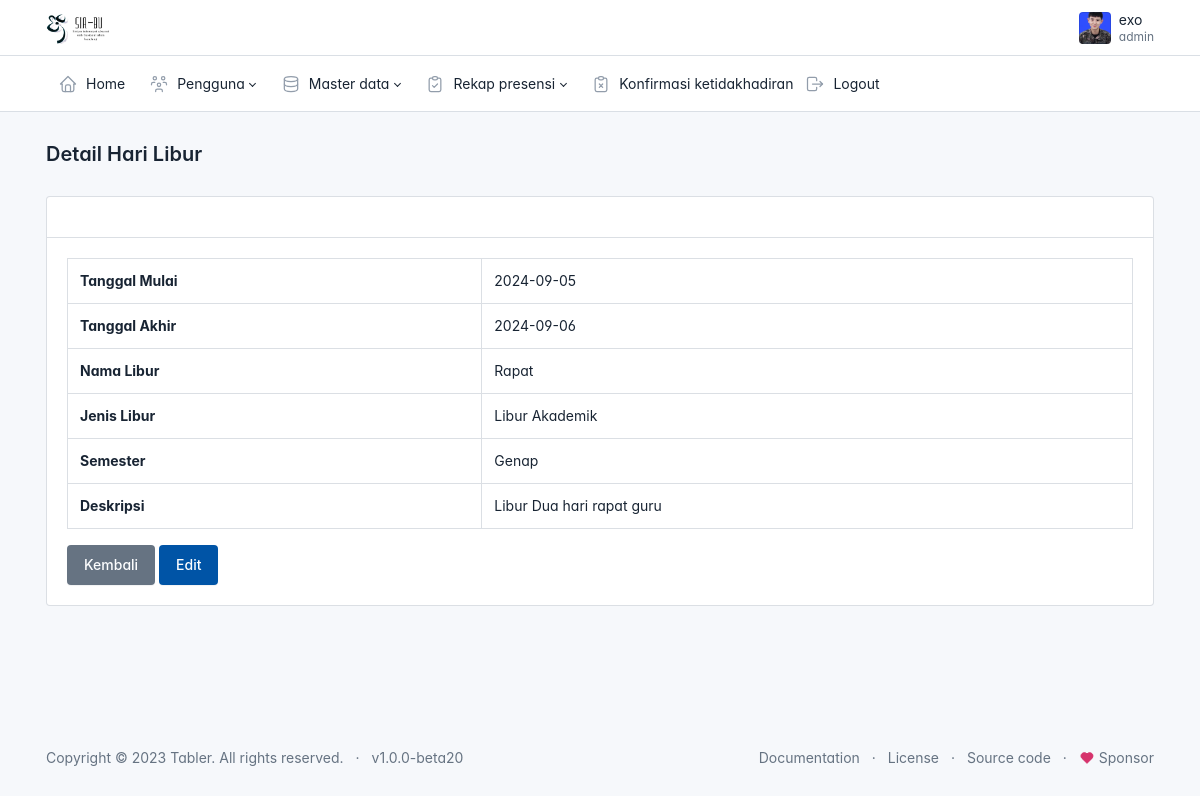
Screenshot of /admin/data_harilibur/detail.php?id=3 (signed in) with the database file from the repository.
### tables this page shows
CREATE TABLE `hari_libur` (
  `id` int(11) NOT NULL,
  `tanggal_mulai` date NOT NULL,
  `tanggal_akhir` date NOT NULL,
  `nama_libur` varchar(255) NOT NULL,
  `jenis_libur` varchar(100) DEFAULT NULL,
  `semester` varchar(50) DEFAULT NULL,
  `deskripsi` text DEFAULT NULL
);

### admin/data_harilibur/detail.php (the view, shortened to what this page needs)
<?php
include('../layout/header.php');
require_once('../../config.php');
$id = isset($_GET['id']) ? intval($_GET['id']) : 0;
$query = "SELECT * FROM hari_libur WHERE id = $id";
$result = mysqli_query($connection, $query);
$libur = mysqli_fetch_assoc($result);
?>
<div class="page-body">
    <div class="container-xl">
        <div class="card">
            <div class="card-header">
            </div>
            <div class="card-body">
                <table class="table table-bordered">
                    <tr>
                        <th>Tanggal Mulai</th>
                        <td><?= htmlspecialchars($libur['tanggal_mulai']) ?></td>
                    </tr>
                    <tr>
                        <th>Tanggal Akhir</th>
                        <td><?= htmlspecialchars($libur['tanggal_akhir']) ?></td>
                    </tr>
                    <tr>
                        <th>Nama Libur</th>
                        <td><?= htmlspecialchars($libur['nama_libur']) ?></td>
                    </tr>
                    <tr>
                        <th>Jenis Libur</th>
                        <td><?= htmlspecialchars($libur['jenis_libur']) ?></td>
                    </tr>
                    <tr>
                        <th>Semester</th>
                        <td><?= htmlspecialchars($libur['semester']) ?></td>
                    </tr>
                    <tr>
                        <th>Deskripsi</th>
                        <td><?= htmlspecialchars($libur['deskripsi']) ?></td>
                    </tr>
                </table>
                <a href="harilibur.php" class="btn btn-secondary tombol-kembali">Kembali</a>
                <a href="edit.php?id=<?= $id ?>" class="btn btn-primary">Edit</a>
            </div>
        </div>
    </div>
</div>
<?php include('../layout/footer.php')?>

### admin/layout/header.php (style rules this page uses)
:root { --tblr-font-sans-serif: 'Inter Var', -apple-system, BlinkMacSystemFont, San Francisco, Segoe UI, Roboto, Helvetica Neue, sans-serif; }
body { font-feature-settings: "cv03", "cv04", "cv11"; }

### rows the page displays
hari_libur: tanggal_mulai "2024-09-05", tanggal_akhir "2024-09-06", nama_libur "Rapat", jenis_libur "Libur Akademik", semester "Genap", deskripsi "Libur Dua hari rapat guru"

### other values shown
$_SESSION['username'] "exo"
$_SESSION['role'] "admin"
$judul "Detail Hari Libur"
